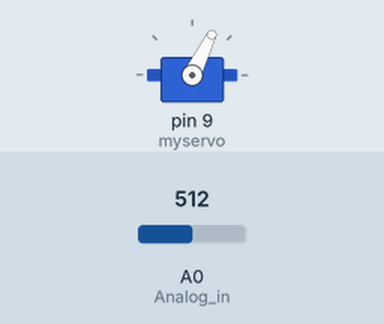
Bench run of a sketch on a simulated Arduino Uno, built for the host (arithmetic inside an expression is 32-bit, double 64-bit). Shown: servo. Inputs (shaded band) come from the test bench; at power-on: A0 (Analog_in) = 512.

Above: at 1.2 s.
1.3 s: A0 (Analog_in) set to 716
At 1.8 s:
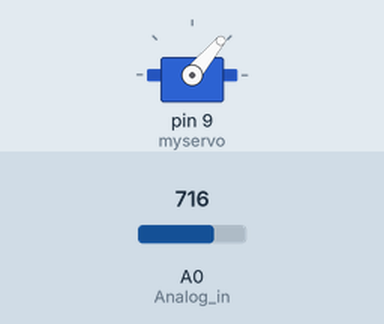
2.8 s: A0 (Analog_in) set to 511
At 3.5 s:
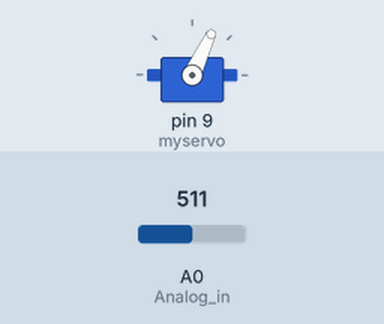
4.3 s: A0 (Analog_in) set to 479
7.3 s: A0 (Analog_in) set to 306
At 8.2 s:
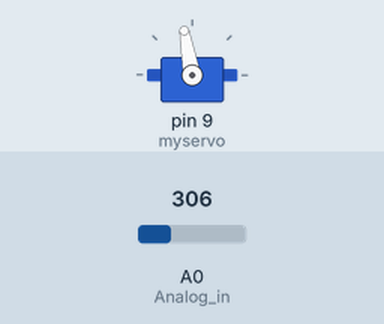
8.8 s: A0 (Analog_in) set to 122
At 9.3 s:
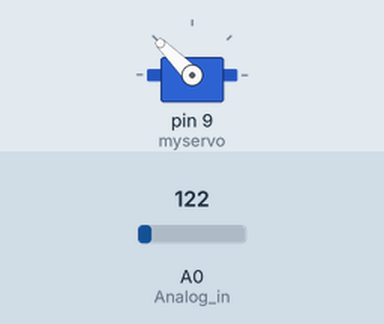
10.3 s: A0 (Analog_in) set to 900
At 11.2 s:
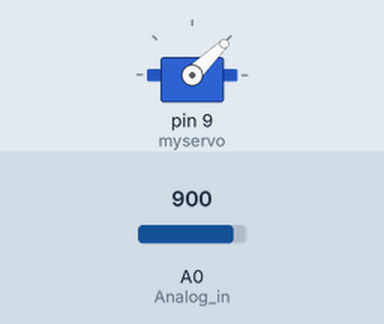
Timing chart, 0 to 12.8 s (numbered marks = the images above; inputs shaded):
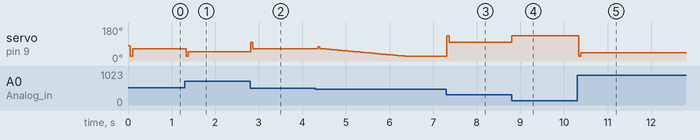

The sketch:

Bola_barra_e_scilab.ino
```cpp
#include <Wire.h>
#include <Servo.h>

///////////////////////Entradas e Saídas///////////////////////
int Analog_in = A0;  // Sensor de distância
Servo myservo;       // Objeto servo conectado ao pino D9
//////////////////////////////////////////////////////////////

//////////////////////Variáveis///////////////////////////////
int Read = 0;
float distance = 0.0;
float elapsedTime, time, timePrev;
float distance_previous_error, distance_error;
int period = 50; // Atualização a cada 50 ms
//////////////////////////////////////////////////////////////

///////////////////Constantes do PID//////////////////////////
float kp = 8;
float ki = 0.7;
float kd = 1000;
float distance_setpoint = 13;  // Distância alvo em cm
float PID_p, PID_i, PID_d, PID_total, PID_total2;
//////////////////////////////////////////////////////////////

// === Novo: Ângulo de equilíbrio da calha (ajuste conforme necessário) ===
int angulo_neutro = 80;  // Comece testando 90, depois ajuste conforme equilíbrio real
int min_angulo = angulo_neutro - 55;
int max_angulo = angulo_neutro + 55;

void setup() {
  Serial.begin(115200);
  myservo.attach(9);
  myservo.write(angulo_neutro);  // Posição inicial da calha
  pinMode(Analog_in, INPUT);
  time = millis();
  while (Serial.available() && Serial.read()); // empty buffer
}

void loop() {
  if (millis() > time + period) {
    time = millis();

    distance = get_dist(30);  // Média de 30 leituras
    distance_error = distance_setpoint - distance;

    PID_p = kp * distance_error;
    PID_d = kd * ((distance_error - distance_previous_error) / period);

    if (-3 < distance_error && distance_error < 3) {
      PID_i = PID_i + (ki * distance_error);
    } else {
      PID_i = 0;
    }

    PID_total = -(PID_p + PID_i + PID_d);

    // Mapeamento centrado no angulo_neutro
    PID_total2 = map(PID_total, -100, 100, min_angulo, max_angulo);

    // Limites de segurança
    if (PID_total2 < min_angulo) PID_total2 = min_angulo;
    if (PID_total2 > max_angulo) PID_total2 = max_angulo;

    myservo.write(PID_total2);
   //myservo.write(angulo_neutro +0);

    distance_previous_error = distance_error;

    // Debug via Serial Monitor
    //Serial.print("Distancia (cm): ");
   //Serial.print(distance);
   //Serial.print(" | PID Total: ");
   //Serial.println(PID_total2);
  }


/* variables declaration and initialization                */
  int  val =  0;           /* generic value read from serial */
  int  agv =  0;           /* generic analog value           */
  float valor_referencia = distance_setpoint;; //MUDAR PARA TEUS VALORES DO PROGRAMA
  float valor_distancia = distance; //MUDAR PARA TEUS VALORES DO PROGRAMA
  float valor_PID = PID_total2; //MUDAR PARA TEUS VALORES DO PROGRAMA

  if (Serial.available()!=0) {
    val = Serial.read();
  };

  //case A -> Leitura Analógica
  if (val==65){//A -> Analog read
    while (Serial.available()==0) {}; // Waiting char
    val=Serial.read();
    if (val == 48) { //from pin 0,   0=48
      agv = valor_referencia;
      Serial.write((uint8_t*)&agv,2); /* send binary value via serial  */
    }
    if (val == 49) { //from pin 1,   1=49
      agv=valor_distancia;
      Serial.write((uint8_t*)&agv,2); /* send binary value via serial  */
    }
    if (val == 50) { //from pin 2,   2=50
      agv=valor_PID;
      Serial.write((uint8_t*)&agv,2); /* send binary value via serial  */
    }
    val=-1;
  }//end if

  //case R -> Analog reference
  if(val==82){
    while (Serial.available()==0) {};
    val = Serial.read();
    if (val==48) analogReference(DEFAULT);
    if (val==49) analogReference(INTERNAL1V1);
    if (val==50) analogReference(EXTERNAL);
    if (val==51) Serial.print("v5");
    val=-1;
  }//end if
} // end loop


float get_dist(int n) {
  long sum = 0;
  for (int i = 0; i < n; i++) {
    sum += analogRead(Analog_in);
  }
  float adc = sum / n;
  float distance_cm = 17569.7 * pow(adc, -1.2062);  // Curva típica do Sharp 2Y0A21
  return distance_cm;
}
```

Measured:
- after the input at 1.3 s, servo on pin 9 (myservo): 64° → 50° at once
- after the input at 2.8 s, servo on pin 9 (myservo): 50° → 65° at once
- after the input at 7.3 s, servo on pin 9 (myservo): 25° → 100° at once
- after the input at 8.8 s, servo on pin 9 (myservo): 100° → 135° at once
- after the input at 10.3 s, servo on pin 9 (myservo): 135° → 44° at once
